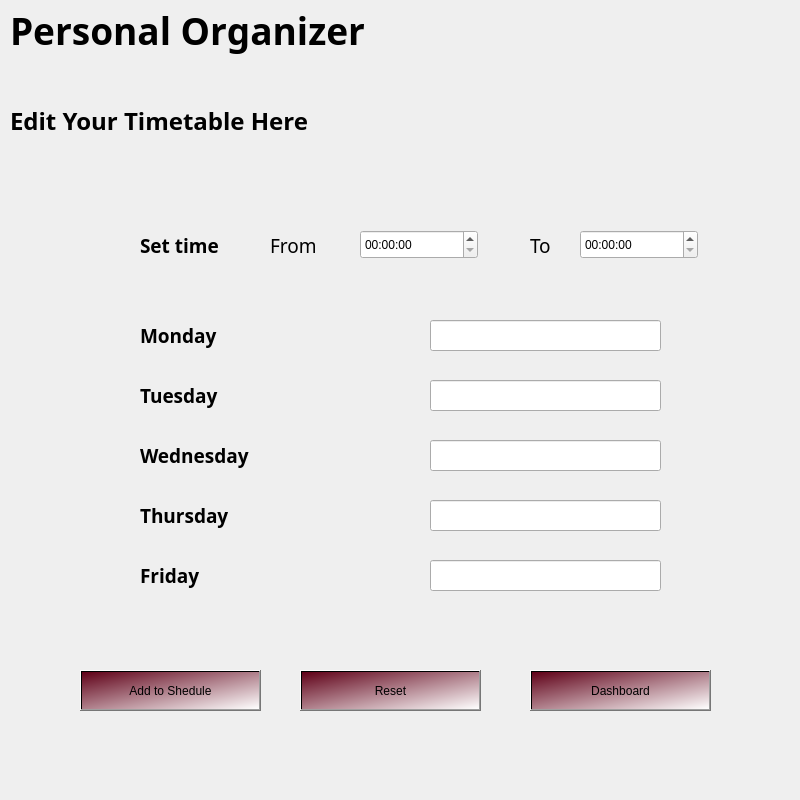
<?xml version="1.0" encoding="UTF-8"?>
<ui version="4.0">
 <class>edittimetable</class>
 <widget class="QDialog" name="edittimetable">
  <property name="geometry">
   <rect>
    <x>0</x>
    <y>0</y>
    <width>800</width>
    <height>800</height>
   </rect>
  </property>
  <property name="maximumSize">
   <size>
    <width>800</width>
    <height>800</height>
   </size>
  </property>
  <property name="windowTitle">
   <string>Dialog</string>
  </property>
  <widget class="QLabel" name="label_8">
   <property name="geometry">
    <rect>
     <x>140</x>
     <y>560</y>
     <width>161</width>
     <height>31</height>
    </rect>
   </property>
   <property name="maximumSize">
    <size>
     <width>700</width>
     <height>800</height>
    </size>
   </property>
   <property name="font">
    <font>
     <family>Yu Gothic UI Semibold</family>
     <pointsize>14</pointsize>
     <bold>true</bold>
    </font>
   </property>
   <property name="text">
    <string>Friday</string>
   </property>
  </widget>
  <widget class="QLineEdit" name="tuesdayedit">
   <property name="geometry">
    <rect>
     <x>430</x>
     <y>380</y>
     <width>231</width>
     <height>31</height>
    </rect>
   </property>
  </widget>
  <widget class="QLabel" name="label_12">
   <property name="geometry">
    <rect>
     <x>140</x>
     <y>440</y>
     <width>161</width>
     <height>31</height>
    </rect>
   </property>
   <property name="maximumSize">
    <size>
     <width>700</width>
     <height>800</height>
    </size>
   </property>
   <property name="font">
    <font>
     <family>Yu Gothic UI Semibold</family>
     <pointsize>14</pointsize>
     <bold>true</bold>
    </font>
   </property>
   <property name="text">
    <string>Wednesday</string>
   </property>
  </widget>
  <widget class="QLineEdit" name="wednesdayedit">
   <property name="geometry">
    <rect>
     <x>430</x>
     <y>440</y>
     <width>231</width>
     <height>31</height>
    </rect>
   </property>
  </widget>
  <widget class="QPushButton" name="createshedule">
   <property name="geometry">
    <rect>
     <x>80</x>
     <y>670</y>
     <width>181</width>
     <height>41</height>
    </rect>
   </property>
   <property name="styleSheet">
    <string notr="true">background-color: qlineargradient(spread:pad, x1:0, y1:0, x2:1, y2:1, stop:0 rgba(95, 0, 23, 255), stop:1 rgba(255, 255, 255, 255));
color: rgb(0, 0, 0);
font: 12pt &quot;Showcard Gothic&quot;;</string>
   </property>
   <property name="text">
    <string>Add to Shedule</string>
   </property>
  </widget>
  <widget class="QLabel" name="label_6">
   <property name="geometry">
    <rect>
     <x>10</x>
     <y>90</y>
     <width>431</width>
     <height>61</height>
    </rect>
   </property>
   <property name="font">
    <font>
     <family>Segoe UI Variable</family>
     <pointsize>18</pointsize>
     <bold>true</bold>
    </font>
   </property>
   <property name="text">
    <string>Edit Your Timetable Here</string>
   </property>
  </widget>
  <widget class="QLabel" name="label">
   <property name="geometry">
    <rect>
     <x>140</x>
     <y>230</y>
     <width>161</width>
     <height>31</height>
    </rect>
   </property>
   <property name="maximumSize">
    <size>
     <width>700</width>
     <height>800</height>
    </size>
   </property>
   <property name="font">
    <font>
     <family>Yu Gothic UI Semibold</family>
     <pointsize>14</pointsize>
     <bold>true</bold>
    </font>
   </property>
   <property name="text">
    <string>Set time</string>
   </property>
  </widget>
  <widget class="QLineEdit" name="mondayedit">
   <property name="geometry">
    <rect>
     <x>430</x>
     <y>320</y>
     <width>231</width>
     <height>31</height>
    </rect>
   </property>
  </widget>
  <widget class="QLabel" name="label_3">
   <property name="geometry">
    <rect>
     <x>270</x>
     <y>230</y>
     <width>91</width>
     <height>31</height>
    </rect>
   </property>
   <property name="maximumSize">
    <size>
     <width>700</width>
     <height>800</height>
    </size>
   </property>
   <property name="font">
    <font>
     <family>Yu Gothic UI Semibold</family>
     <pointsize>14</pointsize>
     <bold>false</bold>
    </font>
   </property>
   <property name="text">
    <string>From</string>
   </property>
  </widget>
  <widget class="QLabel" name="label_5">
   <property name="geometry">
    <rect>
     <x>140</x>
     <y>320</y>
     <width>161</width>
     <height>31</height>
    </rect>
   </property>
   <property name="maximumSize">
    <size>
     <width>700</width>
     <height>800</height>
    </size>
   </property>
   <property name="font">
    <font>
     <family>Yu Gothic UI Semibold</family>
     <pointsize>14</pointsize>
     <bold>true</bold>
    </font>
   </property>
   <property name="text">
    <string>Monday</string>
   </property>
  </widget>
  <widget class="QTimeEdit" name="starttime">
   <property name="geometry">
    <rect>
     <x>360</x>
     <y>230</y>
     <width>118</width>
     <height>29</height>
    </rect>
   </property>
  </widget>
  <widget class="QLineEdit" name="thursdayedit">
   <property name="geometry">
    <rect>
     <x>430</x>
     <y>500</y>
     <width>231</width>
     <height>31</height>
    </rect>
   </property>
  </widget>
  <widget class="QLabel" name="label_10">
   <property name="geometry">
    <rect>
     <x>140</x>
     <y>500</y>
     <width>161</width>
     <height>31</height>
    </rect>
   </property>
   <property name="maximumSize">
    <size>
     <width>700</width>
     <height>800</height>
    </size>
   </property>
   <property name="font">
    <font>
     <family>Yu Gothic UI Semibold</family>
     <pointsize>14</pointsize>
     <bold>true</bold>
    </font>
   </property>
   <property name="text">
    <string>Thursday</string>
   </property>
  </widget>
  <widget class="QLineEdit" name="fridayedit">
   <property name="geometry">
    <rect>
     <x>430</x>
     <y>560</y>
     <width>231</width>
     <height>31</height>
    </rect>
   </property>
  </widget>
  <widget class="QTimeEdit" name="endtime">
   <property name="geometry">
    <rect>
     <x>580</x>
     <y>230</y>
     <width>118</width>
     <height>29</height>
    </rect>
   </property>
  </widget>
  <widget class="QLabel" name="label_7">
   <property name="geometry">
    <rect>
     <x>140</x>
     <y>380</y>
     <width>161</width>
     <height>31</height>
    </rect>
   </property>
   <property name="maximumSize">
    <size>
     <width>700</width>
     <height>800</height>
    </size>
   </property>
   <property name="font">
    <font>
     <family>Yu Gothic UI Semibold</family>
     <pointsize>14</pointsize>
     <bold>true</bold>
    </font>
   </property>
   <property name="text">
    <string>Tuesday</string>
   </property>
  </widget>
  <widget class="QLabel" name="label_2">
   <property name="geometry">
    <rect>
     <x>530</x>
     <y>230</y>
     <width>51</width>
     <height>31</height>
    </rect>
   </property>
   <property name="maximumSize">
    <size>
     <width>700</width>
     <height>800</height>
    </size>
   </property>
   <property name="font">
    <font>
     <family>Yu Gothic UI Semibold</family>
     <pointsize>14</pointsize>
     <bold>false</bold>
    </font>
   </property>
   <property name="text">
    <string>To</string>
   </property>
  </widget>
  <widget class="QPushButton" name="resetshedule">
   <property name="geometry">
    <rect>
     <x>300</x>
     <y>670</y>
     <width>181</width>
     <height>41</height>
    </rect>
   </property>
   <property name="styleSheet">
    <string notr="true">background-color: qlineargradient(spread:pad, x1:0, y1:0, x2:1, y2:1, stop:0 rgba(95, 0, 23, 255), stop:1 rgba(255, 255, 255, 255));
color: rgb(0, 0, 0);
font: 12pt &quot;Showcard Gothic&quot;;</string>
   </property>
   <property name="text">
    <string>Reset</string>
   </property>
  </widget>
  <widget class="QPushButton" name="resetshedule_2">
   <property name="geometry">
    <rect>
     <x>530</x>
     <y>670</y>
     <width>181</width>
     <height>41</height>
    </rect>
   </property>
   <property name="styleSheet">
    <string notr="true">background-color: qlineargradient(spread:pad, x1:0, y1:0, x2:1, y2:1, stop:0 rgba(95, 0, 23, 255), stop:1 rgba(255, 255, 255, 255));
color: rgb(0, 0, 0);
font: 12pt &quot;Showcard Gothic&quot;;</string>
   </property>
   <property name="text">
    <string>Dashboard</string>
   </property>
  </widget>
  <widget class="QLabel" name="label_9">
   <property name="geometry">
    <rect>
     <x>0</x>
     <y>-240</y>
     <width>811</width>
     <height>331</height>
    </rect>
   </property>
   <property name="styleSheet">
    <string notr="true">image:url(:/images/header.jpg)</string>
   </property>
   <property name="text">
    <string>TextLabel</string>
   </property>
  </widget>
  <widget class="QLabel" name="label_4">
   <property name="geometry">
    <rect>
     <x>10</x>
     <y>0</y>
     <width>641</width>
     <height>61</height>
    </rect>
   </property>
   <property name="font">
    <font>
     <family>Perpetua Titling MT</family>
     <pointsize>28</pointsize>
     <bold>true</bold>
     <underline>false</underline>
     <strikeout>false</strikeout>
     <kerning>false</kerning>
    </font>
   </property>
   <property name="text">
    <string>Personal Organizer</string>
   </property>
  </widget>
  <widget class="QLabel" name="label_11">
   <property name="geometry">
    <rect>
     <x>-210</x>
     <y>80</y>
     <width>1291</width>
     <height>871</height>
    </rect>
   </property>
   <property name="styleSheet">
    <string notr="true">image:url(:/images/sky.jpg)</string>
   </property>
   <property name="text">
    <string>TextLabel</string>
   </property>
  </widget>
  <zorder>label_11</zorder>
  <zorder>label_9</zorder>
  <zorder>label_4</zorder>
  <zorder>label_8</zorder>
  <zorder>tuesdayedit</zorder>
  <zorder>label_12</zorder>
  <zorder>wednesdayedit</zorder>
  <zorder>createshedule</zorder>
  <zorder>label_6</zorder>
  <zorder>label</zorder>
  <zorder>mondayedit</zorder>
  <zorder>label_3</zorder>
  <zorder>label_5</zorder>
  <zorder>starttime</zorder>
  <zorder>thursdayedit</zorder>
  <zorder>label_10</zorder>
  <zorder>fridayedit</zorder>
  <zorder>endtime</zorder>
  <zorder>label_7</zorder>
  <zorder>label_2</zorder>
  <zorder>resetshedule</zorder>
  <zorder>resetshedule_2</zorder>
 </widget>
 <resources/>
 <connections/>
</ui>
